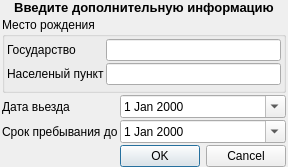
<?xml version="1.0" encoding="UTF-8"?>
<ui version="4.0">
 <class>Dialog</class>
 <widget class="QDialog" name="Dialog">
  <property name="geometry">
   <rect>
    <x>0</x>
    <y>0</y>
    <width>271</width>
    <height>155</height>
   </rect>
  </property>
  <property name="windowTitle">
   <string>Уточнение exel</string>
  </property>
  <layout class="QFormLayout" name="formLayout">
   <property name="horizontalSpacing">
    <number>2</number>
   </property>
   <property name="verticalSpacing">
    <number>2</number>
   </property>
   <property name="leftMargin">
    <number>2</number>
   </property>
   <property name="topMargin">
    <number>0</number>
   </property>
   <property name="rightMargin">
    <number>2</number>
   </property>
   <property name="bottomMargin">
    <number>0</number>
   </property>
   <item row="0" column="0" colspan="2">
    <widget class="QLabel" name="label_5">
     <property name="text">
      <string>&lt;html&gt;&lt;head/&gt;&lt;body&gt;&lt;p align=&quot;center&quot;&gt;&lt;span style=&quot; font-size:10pt; font-weight:600;&quot;&gt;Введите дополнительную информацию&lt;/span&gt;&lt;/p&gt;&lt;/body&gt;&lt;/html&gt;</string>
     </property>
    </widget>
   </item>
   <item row="3" column="0">
    <widget class="QLabel" name="label_3">
     <property name="text">
      <string>Дата вьезда</string>
     </property>
    </widget>
   </item>
   <item row="3" column="1">
    <widget class="QDateEdit" name="de_in">
     <property name="calendarPopup">
      <bool>true</bool>
     </property>
    </widget>
   </item>
   <item row="4" column="0">
    <widget class="QLabel" name="label_4">
     <property name="text">
      <string>Срок пребывания до</string>
     </property>
    </widget>
   </item>
   <item row="4" column="1">
    <widget class="QDateEdit" name="de_from">
     <property name="calendarPopup">
      <bool>true</bool>
     </property>
    </widget>
   </item>
   <item row="5" column="1">
    <widget class="QDialogButtonBox" name="buttonBox">
     <property name="orientation">
      <enum>Qt::Horizontal</enum>
     </property>
     <property name="standardButtons">
      <set>QDialogButtonBox::Cancel|QDialogButtonBox::Ok</set>
     </property>
    </widget>
   </item>
   <item row="1" column="0" colspan="2">
    <widget class="QGroupBox" name="groupBox">
     <property name="styleSheet">
      <string notr="true"/>
     </property>
     <property name="title">
      <string>Место рождения</string>
     </property>
     <property name="checkable">
      <bool>false</bool>
     </property>
     <layout class="QFormLayout" name="formLayout_2">
      <property name="horizontalSpacing">
       <number>2</number>
      </property>
      <property name="verticalSpacing">
       <number>2</number>
      </property>
      <property name="leftMargin">
       <number>2</number>
      </property>
      <property name="topMargin">
       <number>2</number>
      </property>
      <property name="rightMargin">
       <number>2</number>
      </property>
      <property name="bottomMargin">
       <number>5</number>
      </property>
      <item row="0" column="0">
       <widget class="QLabel" name="label">
        <property name="text">
         <string>Государство</string>
        </property>
       </widget>
      </item>
      <item row="1" column="0">
       <widget class="QLabel" name="label_2">
        <property name="text">
         <string>Населеный пункт</string>
        </property>
       </widget>
      </item>
      <item row="1" column="1">
       <widget class="QLineEdit" name="le_birthplace_city"/>
      </item>
      <item row="0" column="1">
       <widget class="QLineEdit" name="le_birthplace_country"/>
      </item>
     </layout>
    </widget>
   </item>
  </layout>
 </widget>
 <resources/>
 <connections>
  <connection>
   <sender>buttonBox</sender>
   <signal>accepted()</signal>
   <receiver>Dialog</receiver>
   <slot>accept()</slot>
   <hints>
    <hint type="sourcelabel">
     <x>268</x>
     <y>146</y>
    </hint>
    <hint type="destinationlabel">
     <x>157</x>
     <y>154</y>
    </hint>
   </hints>
  </connection>
  <connection>
   <sender>buttonBox</sender>
   <signal>rejected()</signal>
   <receiver>Dialog</receiver>
   <slot>reject()</slot>
   <hints>
    <hint type="sourcelabel">
     <x>268</x>
     <y>152</y>
    </hint>
    <hint type="destinationlabel">
     <x>270</x>
     <y>154</y>
    </hint>
   </hints>
  </connection>
 </connections>
</ui>
